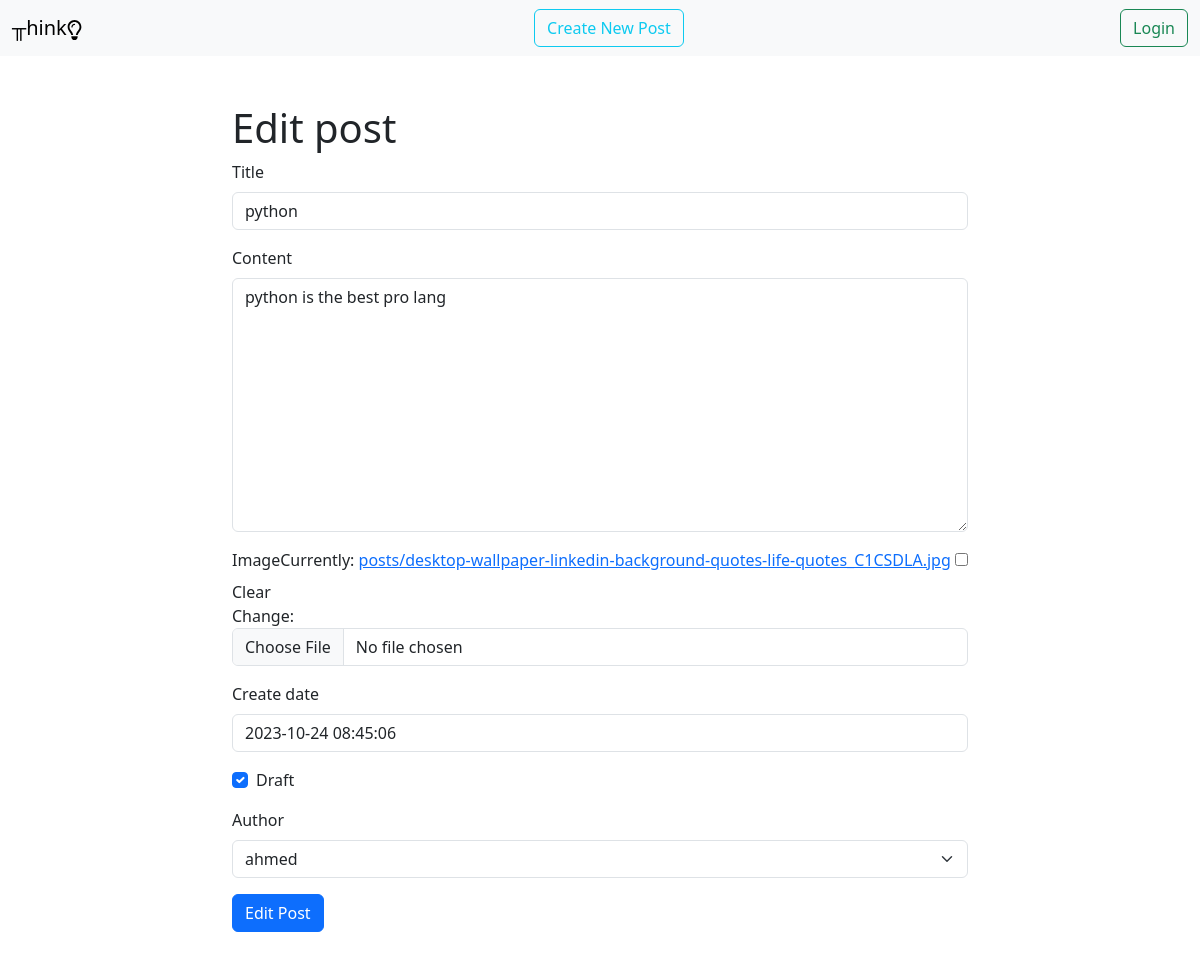
Screenshot of /blog/5/edit with the database file from the repository.
### blog/models.py (models this page shows, shortened)
class Post(models.Model):
    title = models.CharField(max_length=100)
    content = models.TextField(max_length=30000)
    create_date = models.DateTimeField(default=timezone.now)
    draft = models.BooleanField(default=True)
    tags = TaggableManager()
    author = models.ForeignKey(User, on_delete=models.SET_NULL, null=True, blank=True, related_name='post_user')
    image =  models.ImageField(upload_to='posts', null=True, blank=True)

### blog/views.py (the view)
# urls.py: path('blog/<int:pk>/edit', PostUpdate.as_view()),
class PostUpdate(UpdateView):
    model = Post
    fields = ['title','content','image','tags','create_date','draft','author']
    success_url = '/blog'
    template_name = 'blog/edit_post.html'

### blog/templates/blog/edit_post.html (shortened to what this page needs)
{% extends "base.html" %}
{% load django_bootstrap5 %}
{% block content %}
    <div class="container mt-5">
      <div class="row pb-5">
        <div class="col-lg-8 mx-auto">
            <h1>Edit post</h1>
            <form method="post" enctype="multipart/form-data">
            {% bootstrap_form form %}
            {% bootstrap_button button_type="submit" content="Edit Post" %}
            </form>
        </div>
      </div>
    </div>
  {% endblock content %}

### rows the page displays
Post: title "python", content "python is the best pro lang", create_date "2023-10-24 08:45:06", draft "☑", author "ahmed"
